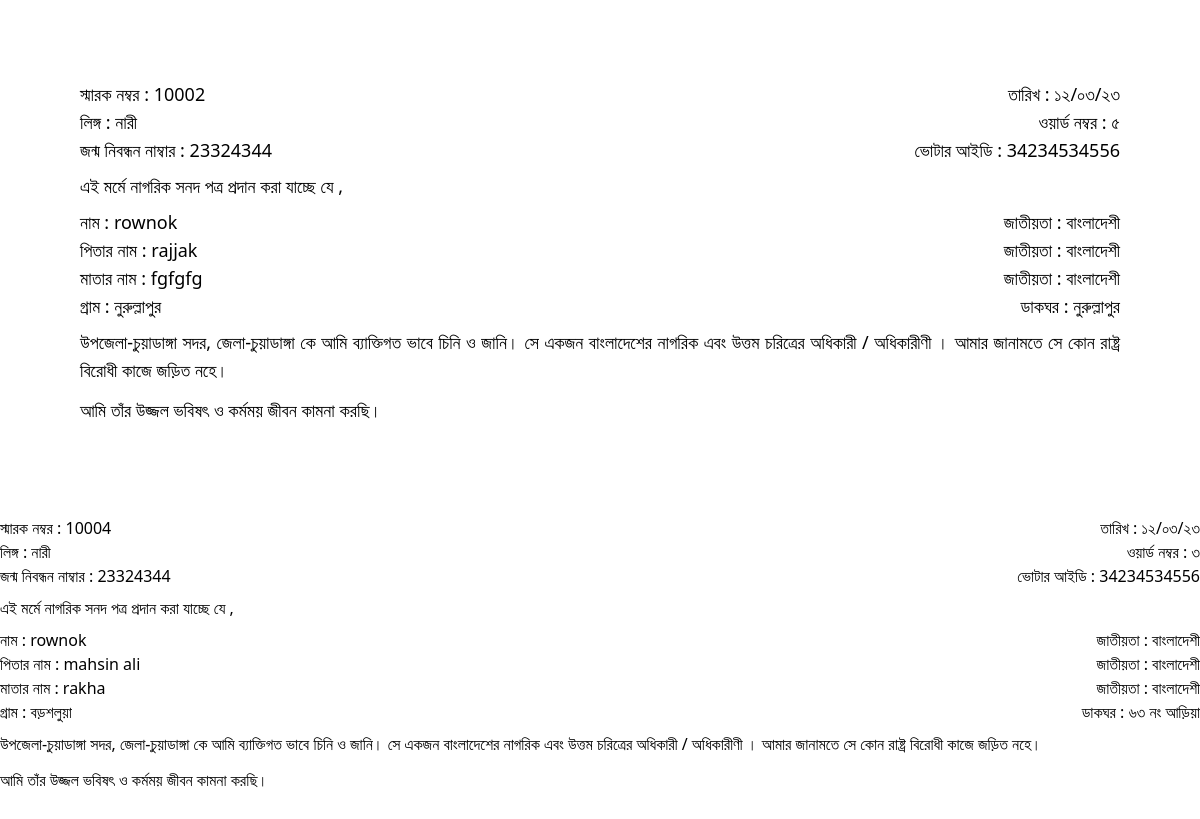
The page /nagorikreport.php on the database as committed earlier.
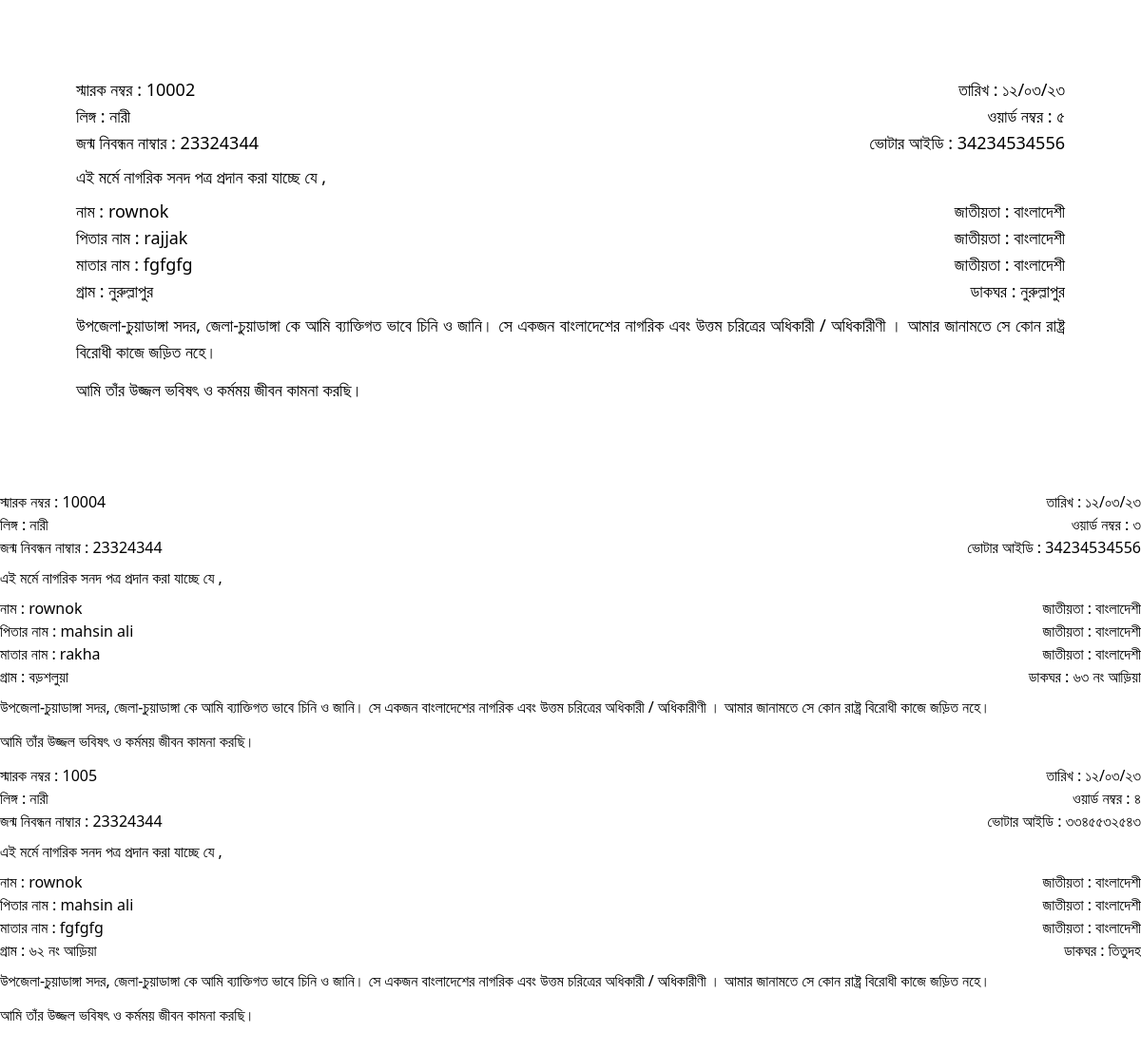
The same page on the database as committed later.
### tables this page shows
CREATE TABLE `nagorik` (
  `id` int(11) NOT NULL,
  `sarok` varchar(255) NOT NULL,
  `name` varchar(255) NOT NULL,
  `fathername` varchar(255) NOT NULL,
  `mothername` varchar(255) NOT NULL,
  `gram` varchar(255) NOT NULL,
  `word` varchar(255) NOT NULL,
  `birthno` varchar(255) NOT NULL,
  `voterid` varchar(255) NOT NULL,
  `mobileno` varchar(255) NOT NULL,
  `gender` varchar(255) NOT NULL,
  `dakghor` varchar(255) NOT NULL
);

### nagorikreport.php (the view, shortened to what this page needs)
<!DOCTYPE html>
<html lang="en" dir="ltr">
<head>
    <script src="https://cdn.tailwindcss.com"></script>
</head>
<body class='bg-white mb-10'>
<div class='px-20 py-20 relative text-lg'>
<?php
                    include '../../_dbconnect.php';
                    $query = "SELECT * FROM `nagorik`";
                    $poriciti = mysqli_query($con, $query);
                    while ($row = mysqli_fetch_assoc($poriciti)) {
                    ?>
<div class="flex justify-between items-center">
<p class=''>স্মারক নম্বর : <span><?= $row['sarok'] ?></span></p>
<p class=''>তারিখ : ১২/০৩/২৩</p>
</div>
<div class="flex justify-between items-start">
<p>লিঙ্গ : <span><?= $row['gender'] ?></span> </p>
<p class=''>ওয়ার্ড নম্বর : <span><?= $row['word'] ?></span></p>
</div>
<div class="flex justify-between items-start">
<p>জন্ম নিবন্ধন নাম্বার : <span><?= $row['birthno'] ?></span> </p>
<p>ভোটার আইডি : <span><?= $row['voterid'] ?></span> </p>
</div>
<p class="my-2">এই মর্মে নাগরিক সনদ পত্র প্রদান করা যাচ্ছে যে ,</p>
<div class="flex justify-between items-start">
<p>নাম : <span><?= $row['name'] ?></span> </p>
<p>জাতীয়তা  : বাংলাদেশী </p>
</div>
<div class="flex justify-between items-start">
<p>পিতার নাম : <span><?= $row['fathername'] ?></span> </p>
<p>জাতীয়তা  : বাংলাদেশী </p>
</div>
<div class="flex justify-between items-start">
<p>মাতার নাম : <span><?= $row['mothername'] ?></span> </p>
<p>জাতীয়তা  : বাংলাদেশী </p>
</div>
<div class="flex justify-between items-start">
<p>গ্রাম : <span><?= $row['gram'] ?></span> </p>
<p>ডাকঘর : <span><?= $row['dakghor'] ?></span></p>
</div>
<p class="text-justify my-2">উপজেলা-চুয়াডাঙ্গা সদর, জেলা-চুয়াডাঙ্গা  কে আমি ব্যাক্তিগত  ভাবে চিনি ও জানি। সে
একজন  বাংলাদেশের  নাগরিক এবং  উত্তম চরিত্রের অধিকারী / অধিকারীণী । আমার
জানামতে সে কোন রাষ্ট্র বিরোধী কাজে জড়িত নহে।
</p>
<p class="my-3">আমি তাঁর উজ্জল ভবিষৎ ও কর্মময় জীবন কামনা করছি।</p>
        </div>
            <?php
                    }
            ?>
</body>
</html>

Rows that differ between the two databases and show on the page:
added nagorik: sarok "1005", gender "নারী", word "৪", birthno "23324344", voterid "৩৩৪৫৫৩২৫৪৩", name "rownok", fathername "mahsin ali", mothername "fgfgfg", gram "৬২ নং আড়িয়া", dakghor "তিতুদহ"
